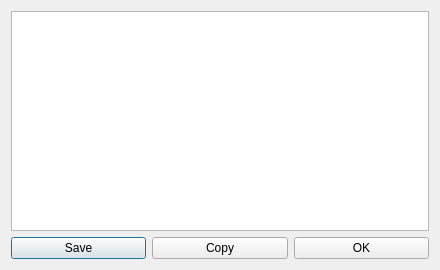
<?xml version="1.0" encoding="UTF-8"?>
<ui version="4.0">
 <class>UIRStatsErrorMessage</class>
 <widget class="QDialog" name="UIRStatsErrorMessage">
  <property name="geometry">
   <rect>
    <x>0</x>
    <y>0</y>
    <width>440</width>
    <height>270</height>
   </rect>
  </property>
  <property name="windowTitle">
   <string>UIErrorMessage</string>
  </property>
  <layout class="QVBoxLayout" name="verticalLayout">
   <item>
    <widget class="QTextBrowser" name="m_txtErrorMessage">
     <property name="lineWrapMode">
      <enum>QTextEdit::NoWrap</enum>
     </property>
    </widget>
   </item>
   <item>
    <layout class="QHBoxLayout" name="horizontalLayout">
     <item>
      <widget class="QPushButton" name="m_btnSave">
       <property name="text">
        <string>Save</string>
       </property>
      </widget>
     </item>
     <item>
      <widget class="QPushButton" name="m_btnCopy">
       <property name="text">
        <string>Copy</string>
       </property>
      </widget>
     </item>
     <item>
      <widget class="QPushButton" name="m_btnOk">
       <property name="text">
        <string>OK</string>
       </property>
      </widget>
     </item>
    </layout>
   </item>
  </layout>
 </widget>
 <tabstops>
  <tabstop>m_txtErrorMessage</tabstop>
  <tabstop>m_btnSave</tabstop>
  <tabstop>m_btnCopy</tabstop>
  <tabstop>m_btnOk</tabstop>
 </tabstops>
 <resources/>
 <connections/>
</ui>
